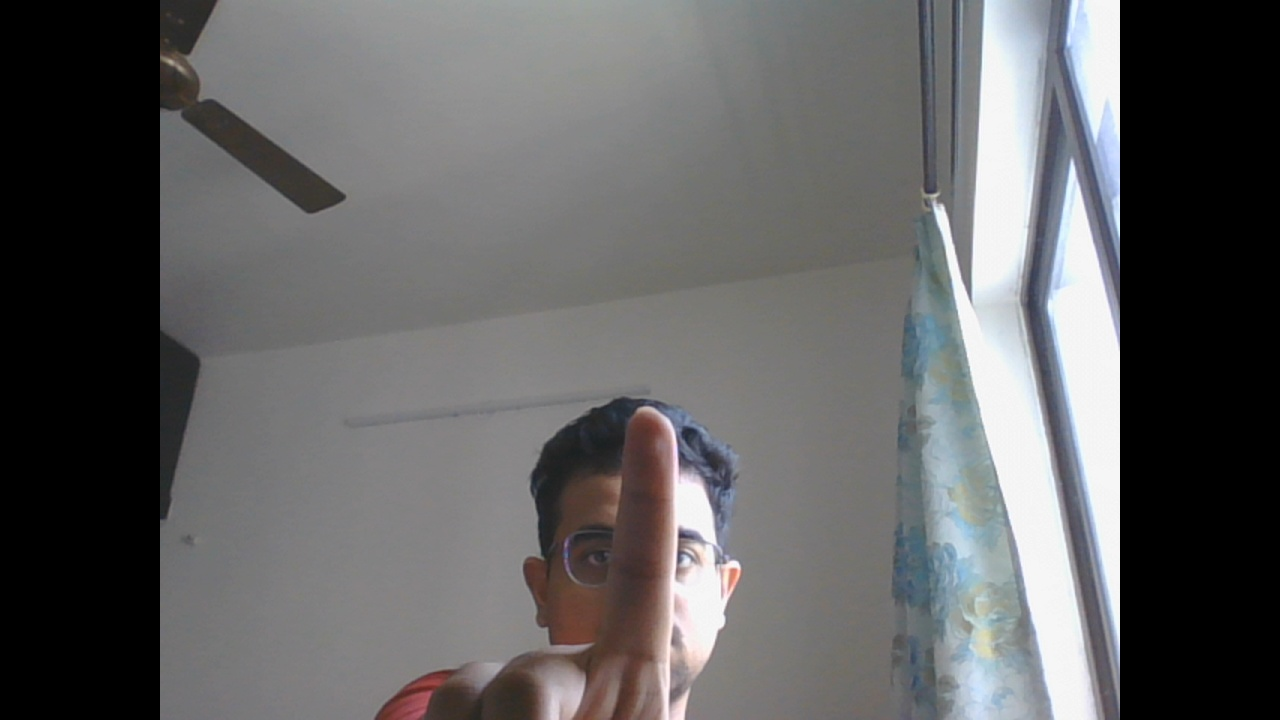
#> input picture img1.jpg, 1280 x 720 px, given in place of the camera
$ python hand_ellipsis.py
#> lines starting #> are read from the running program, lines starting #| are printed output that depends on the picture; after the words box and inside, x2 and y2 are one past the last pixel; in counts of white or black regions, pixels touching at a corner belong together
import cv2
import numpy as np
import math
cap = cv2.VideoCapture(0)

while(1):

    try:  #an error comes if it does not find anything in window as it cannot find contour of max area
          #therefore this try error statement

        ret, frame = cap.read()
#> frame is the input picture: shape (720, 1280, 3); mean B, G, R 98.9, 98.4, 98.6
        frame=cv2.flip(frame,1)
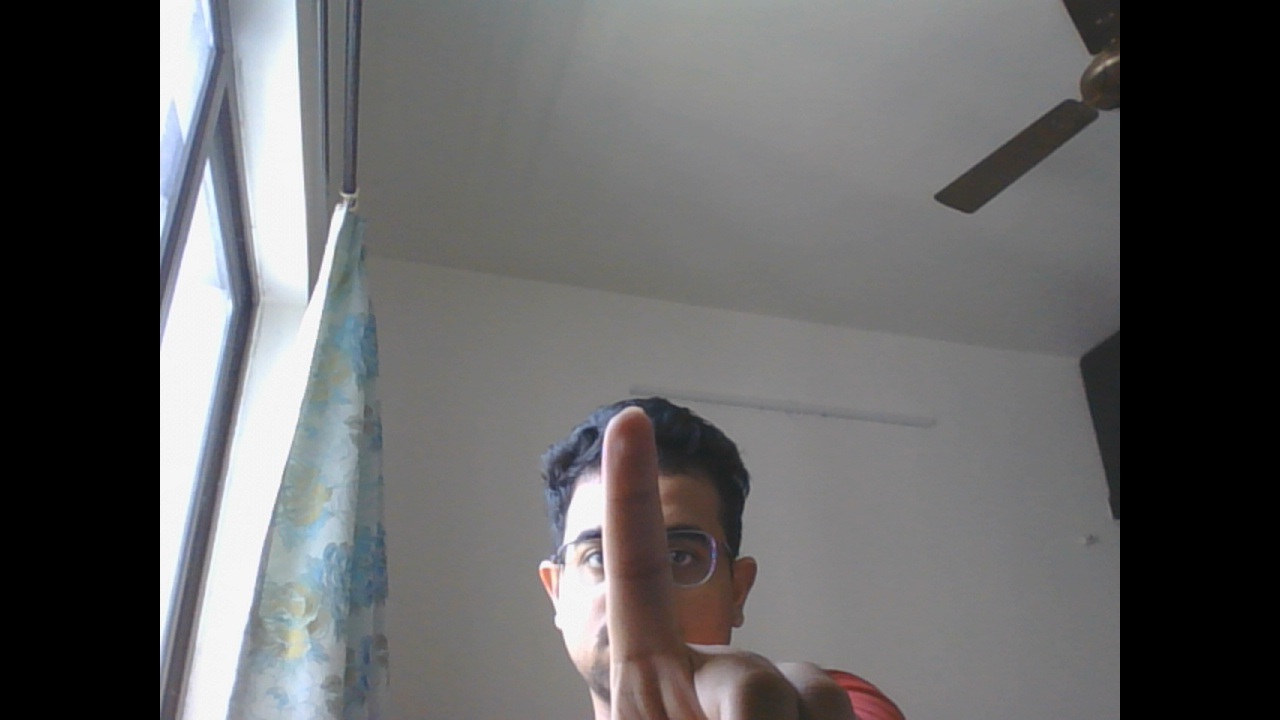
#> frame: shape (720, 1280, 3); mean B, G, R 98.9, 98.4, 98.6
        kernel = np.ones((3,3),np.uint8)

        #define region of interest
        roi=frame[100:300, 100:300]
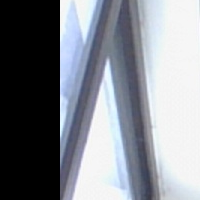
#> roi: shape (200, 200, 3); mean B, G, R 140.2, 132.6, 128.6


        cv2.rectangle(frame,(100,100),(300,300),(0,255,0),0)
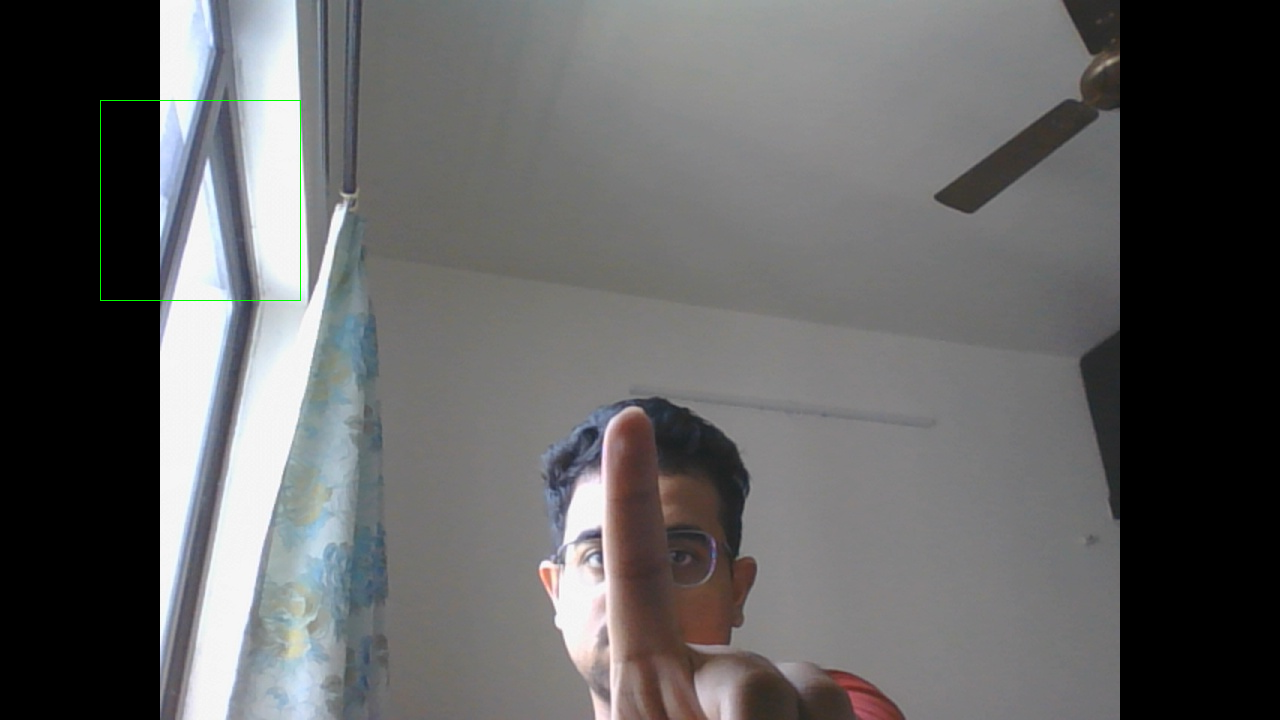
#> frame: shape (720, 1280, 3); 0.09% of pixels changed, all inside (x1, y1, x2, y2) = (100, 100, 301, 301)
        hsv = cv2.cvtColor(roi, cv2.COLOR_BGR2HSV)
#> hsv: shape (200, 200, 3); mean H, S, V 58, 21.3, 142.1
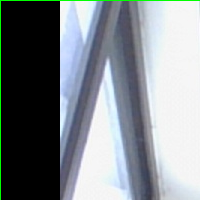
#> roi: shape (200, 200, 3); 1% of pixels changed, all inside (x1, y1, x2, y2) = (0, 0, 200, 200)


    # define range of skin color in HSV
        lower_skin = np.array([0,20,70], dtype=np.uint8)
        upper_skin = np.array([20,255,255], dtype=np.uint8)

     #extract skin colur imagw
        mask = cv2.inRange(hsv, lower_skin, upper_skin)
#> mask: shape (200, 200); every value is 0


    #extrapolate the hand to fill dark spots within
        mask = cv2.dilate(mask,kernel,iterations = 4)

    #blur the image
        mask = cv2.GaussianBlur(mask,(5,5),100)


    #find contours
        contours,hierarchy= cv2.findContours(mask,cv2.RETR_TREE,cv2.CHAIN_APPROX_SIMPLE)
#> contours = []

   #find contour of max area(hand)
#> (the run stopped early here; a loop or call above may not have finished)
